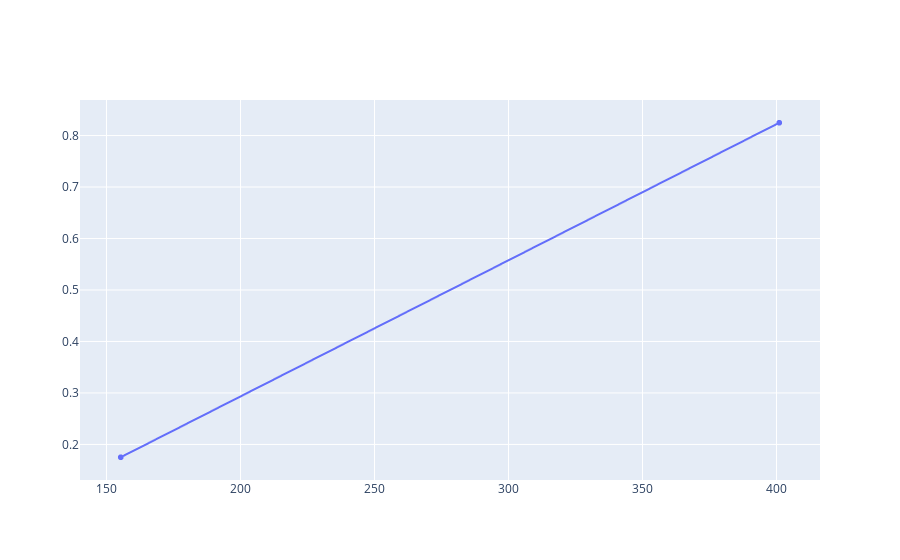

Notebook code for this chart:
### Markdown cell above
Plot the low resolution spectrum (the high-resolution one is too big to be plotted)

### Code cell
### CHECK THAT THIS WORKS NEXT ITERATION OF THE DATASET
array_avg_spectrum = data.get_array_avg_spectrum_downsampled(slice_index = 1)
fig = go.Figure([go.Scattergl(x=array_avg_spectrum[0,:], y=array_avg_spectrum[1,:])], )
fig.show(config=dict(displayModeBar=False))

### Figure 1 — Plotly figure (JSON) as saved in the notebook; plotly's stock layout.template omitted (floating-point values rounded to 4 significant figures)
{"data": [{"type": "scattergl", "x": [401.0, 155.3], "y": [0.8249, 0.1751]}], "layout": {}}
